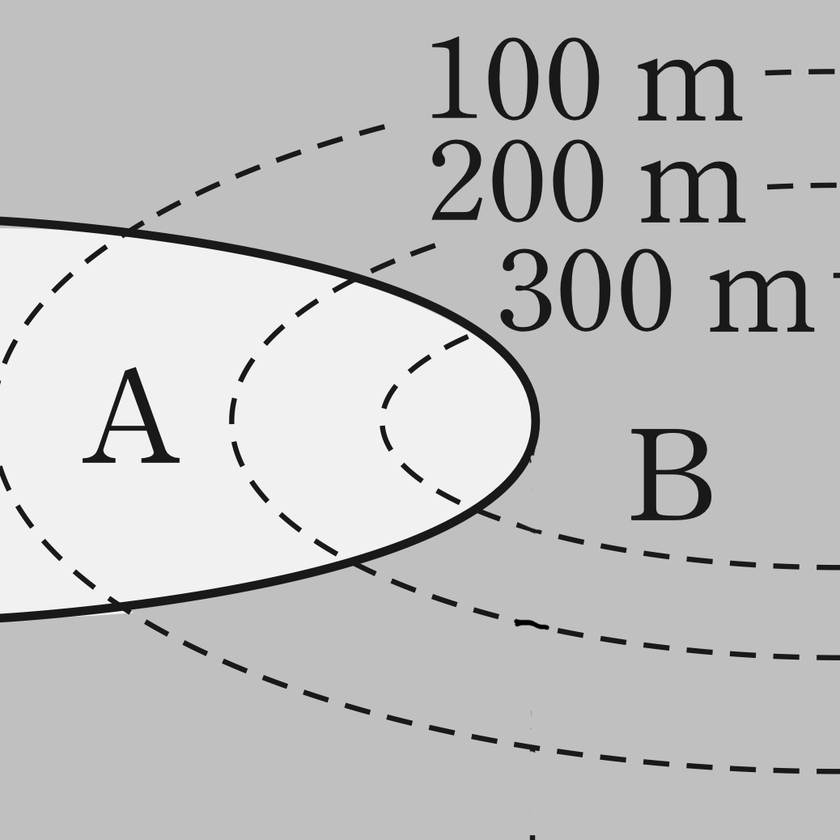
#> input picture images/g2.png, 840 x 840 px, shrunk from 1038 x 1038 before the run, found by its file name
$ python contour.py
#> lines starting #> are read from the running program, lines starting #| are printed output that depends on the picture; after the words box and inside, x2 and y2 are one past the last pixel; in counts of white or black regions, pixels touching at a corner belong together
import cv2
import numpy as np

src = cv2.imread("g2.png", cv2.IMREAD_COLOR)
#> src is the input picture: shape (840, 840, 3); mean B, G, R 191, 191.7, 191.3
gray = cv2.cvtColor(src, cv2.COLOR_BGR2GRAY)

canny = cv2.Canny(src, 100, 255)
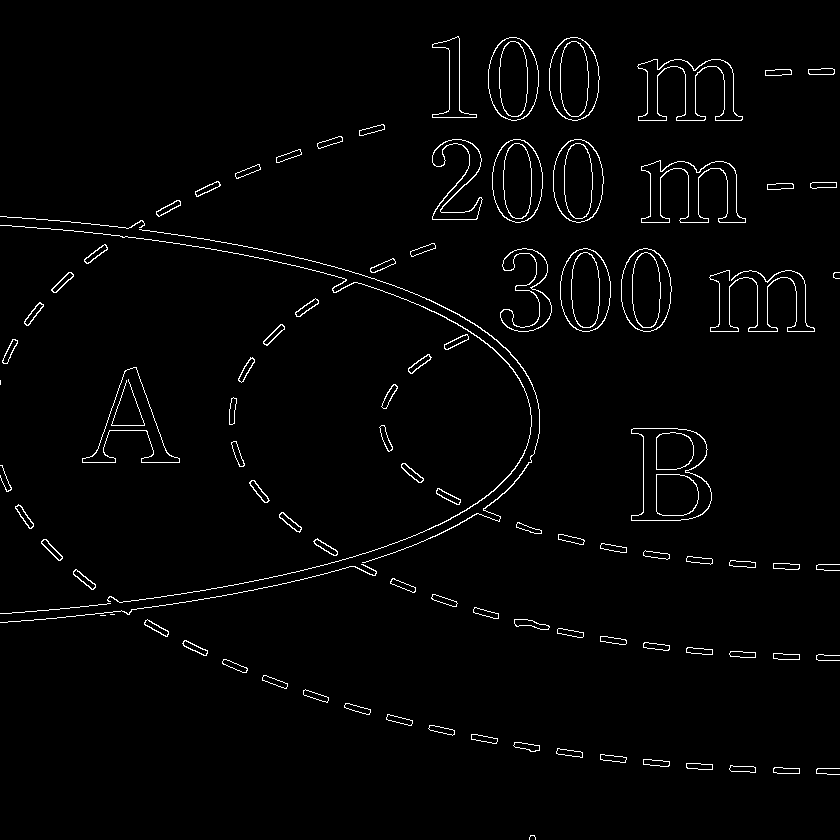
#> canny: shape (840, 840); 2% white in thin lines or dots
imgLines = cv2.HoughLinesP(canny, 15, np.pi / 180, 10, minLineLength=10, maxLineGap=30)
#> imgLines = 1590 rows, first 6: [495, 520, 500, 483], [537, 328, 538, 252], [432, 216, 442, 208], [534, 277, 599, 255], [457, 219, 580, 139], [437, 206, 450, 199]


for i in range(len(imgLines)):
    for x1, y1, x2, y2 in imgLines[i]:
        cv2.line(src, (x1, y1), (x2, y2), (0, 255, 0), 2)
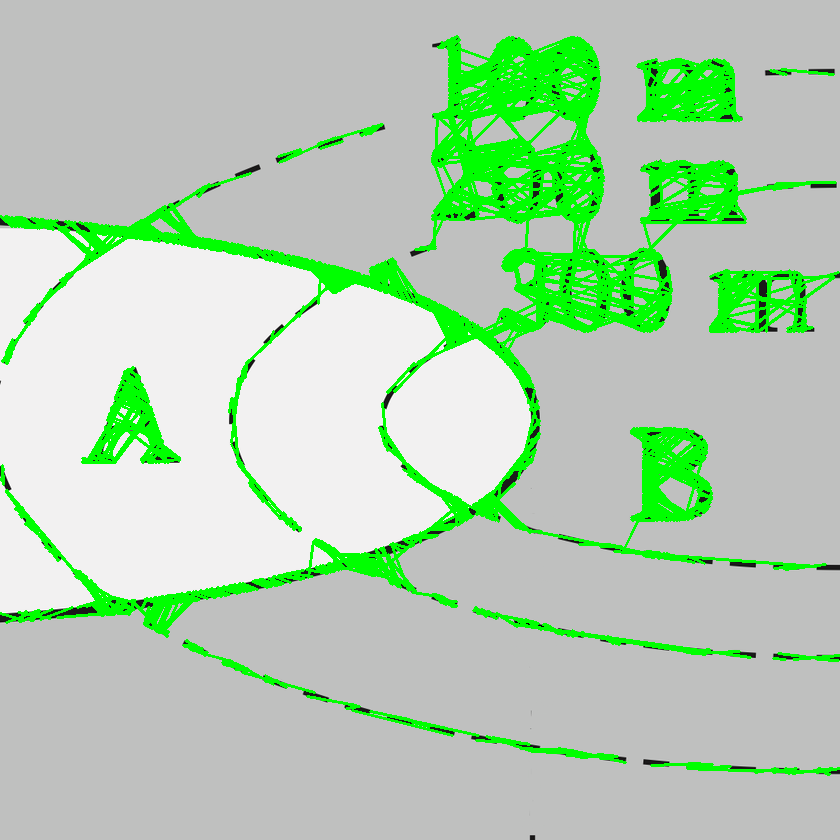
#> src: shape (840, 840, 3); 12.25% of pixels changed, all inside (x1, y1, x2, y2) = (0, 35, 840, 776)

cv2.imshow('canny', canny)
cv2.imshow('Final Image with dotted Lines detected', src)
cv2.waitKey()
cv2.destroyAllWindows()

'''
_, binary = cv2.threshold(canny, 127, 255, cv2.THRESH_BINARY)
binary = cv2.bitwise_not(binary)

contours, hierarchy = cv2.findContours(binary, cv2.RETR_EXTERNAL, cv2.CHAIN_APPROX_SIMPLE)

for i in range(len(contours)):
    cv2.drawContours(src, [contours[i]], 0, (0, 0, 225), 2)
    cv2.putText(src, str(i), tuple(contours[i][0][0]), cv2.FONT_HERSHEY_COMPLEX, 0.8, (0, 255, 0), 1)
    print(i, hierarchy[0][i])
    cv2.imshow("src", src)
    cv2.waitKey()

cv2.destroyAllWindows()
'''

$ run again, with images/g1.png copied over images/g2.png
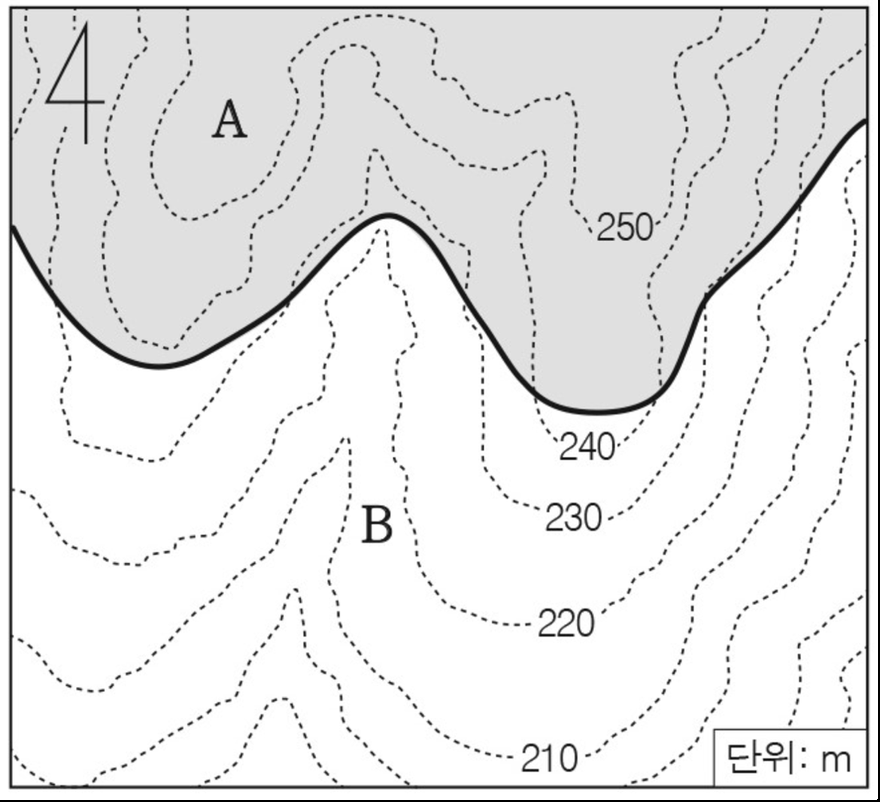
#> input picture images/g1.png, 880 x 802 px, shrunk from 1170 x 1066 before the run, found by its file name
#> src is the input picture: shape (802, 880, 3); min 0, max 255, mean 231.9
#> `canny = cv2.Canny(src, 100, 255)`:
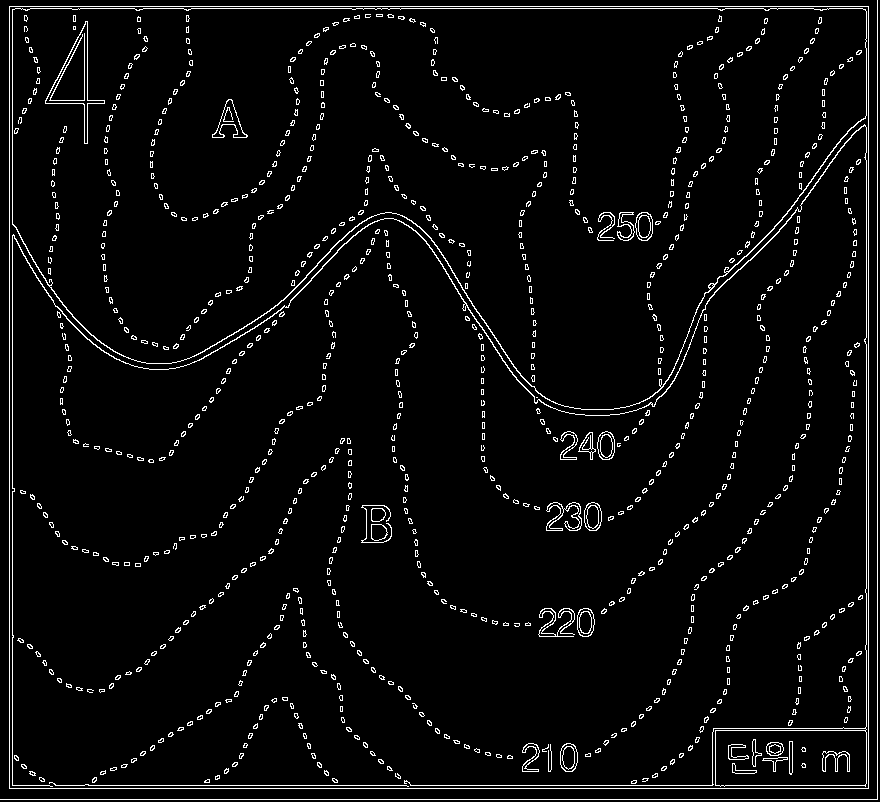
#> canny: shape (802, 880); 4.2% white in thin lines or dots
#> imgLines = 2663 rows, first 6: [463, 307, 483, 346], [877, 799, 877, 0], [299, 51, 323, 85], [9, 799, 9, 6], [629, 799, 634, 780], [575, 502, 590, 530]
#> after the loop `for i in range(len(imgLines)):`:
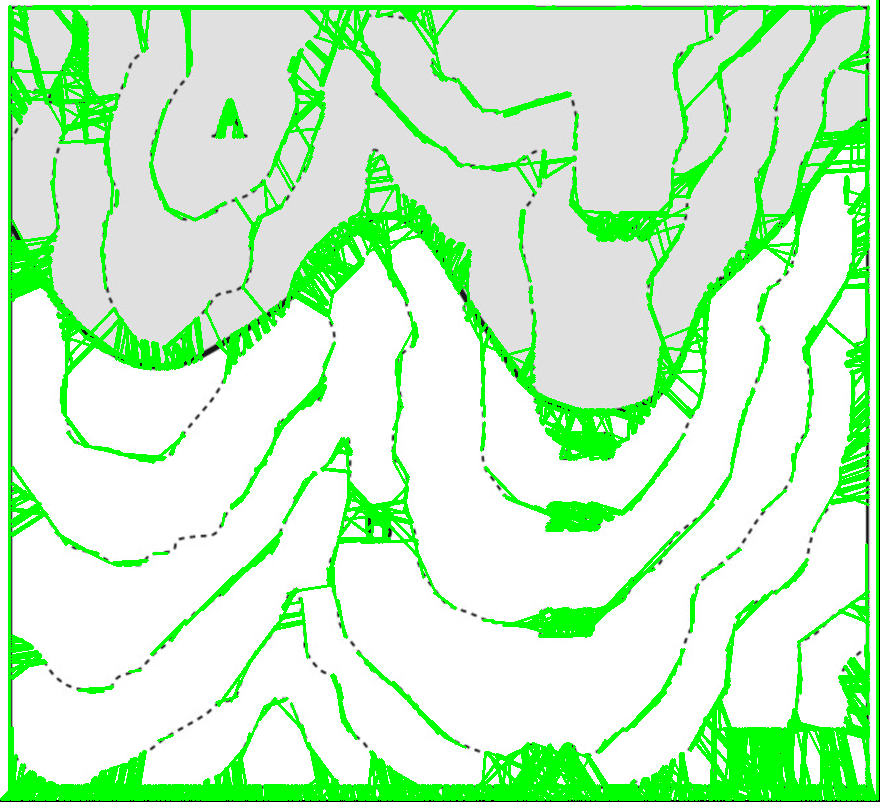
#> src: shape (802, 880, 3); 18.33% of pixels changed, all inside (x1, y1, x2, y2) = (0, 0, 879, 801)

$ run again, with images/2d_g2.png copied over images/g2.png
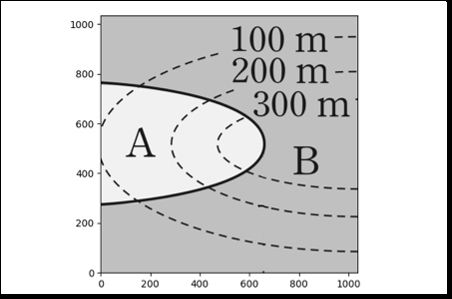
#> input picture images/2d_g2.png, 452 x 299 px, found by its file name
#> src is the input picture: shape (299, 452, 3); mean B, G, R 212.8, 213.1, 212.9
#> `canny = cv2.Canny(src, 100, 255)`:
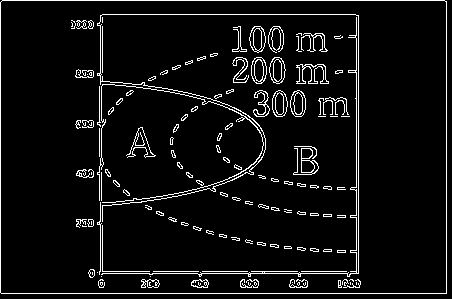
#> canny: shape (299, 452); 6% white in thin lines or dots
#> imgLines = 562 rows, first 6: [234, 49, 241, 82], [291, 280, 306, 280], [141, 287, 157, 287], [135, 142, 180, 164], [243, 0, 286, 108], [100, 269, 136, 273]
#> after the loop `for i in range(len(imgLines)):`:
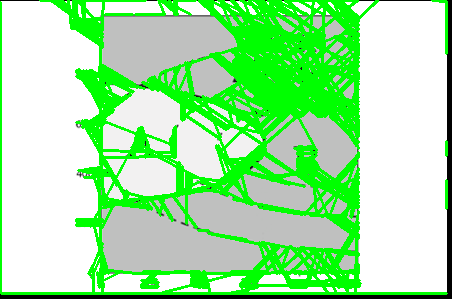
#> src: shape (299, 452, 3); mean B, G, R 160.8, 233.7, 160.9
